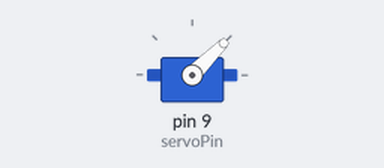
A sketch run on a simulated Arduino Uno, built with avr-gcc and run on an emulated ATmega328P. Parts: servo.

Above: at 0.05 s.
At 2.05 s:
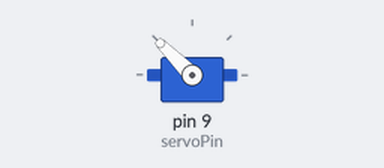
At 4.0 s:
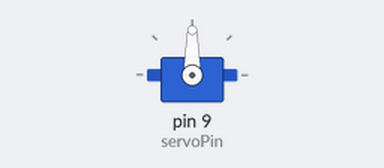
Timing chart, 0 to 5.2 s (numbered marks = the images above):
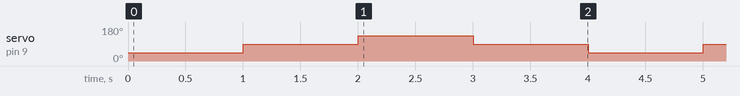

The sketch:

singleServo1.ino
```cpp
#include <Servo.h>

int servoPin = 9;
Servo theservo;

void setup()
{
  Serial.begin(9600);
  theservo.attach(servoPin);
}

void loop()
{
  theservo.write(45); // turn left to 45 degrees
  delay(1000);
  theservo.write(90);
  delay(1000);
  theservo.write(135);
  delay(1000);
  theservo.write(90);
  delay(1000);
}
```

Measured:
- by itself, servo on pin 9 (servoPin): repeats every 4.0 s: 135° 1.0 s, 90° 1.0 s, 45° 1.0 s, 90° 1.0 s
